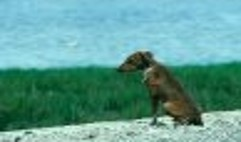
#> input picture 计算机科学与信息技术/机器学习项目实践/作业2/T1.png, 241 x 142 px
$ python T1.py
#> lines starting #> are read from the running program, lines starting #| are printed output that depends on the picture
import cv2
import numpy as np
from sklearn.cluster import KMeans
import matplotlib.pyplot as plt

# 添加中文字体支持
plt.rcParams["font.sans-serif"] = ["Arial Unicode MS"]  # MacOS 的中文字体
plt.rcParams["axes.unicode_minus"] = False  # 解决负号显示问题

# --- 参数 ---
image_path = "T1.png"  # 替换为你的图片路径
k = 5  # 聚类的数量

# --- 加载图像 ---
# 使用 OpenCV 加载图像 (默认 BGR 格式)
img = cv2.imread(image_path)
#> img is the input picture: shape (142, 241, 3); mean B, G, R 147.8, 156.6, 95.7

# 检查图像是否成功加载
if img is None:
    print(f"错误：无法加载图像: {image_path}")
else:
    print(f"图像加载成功，尺寸: {img.shape}")  # (height, width, channels)
#| 图像加载成功，尺寸: (142, 241, 3)

    # --- 图像预处理 ---
    # 将图像从 BGR 转换为 RGB (可选，但 Matplotlib 显示时更直观)
    img_rgb = cv2.cvtColor(img, cv2.COLOR_BGR2RGB)

    # 将图像数据从 (height, width, channels) 变形为 (height * width, channels)
    # K-Means 需要一个二维数组，其中每一行是一个样本（像素），每一列是一个特征（颜色通道）
    pixel_values = img_rgb.reshape((-1, 3))

    # 将数据类型转换为 float32，K-Means 通常需要浮点数
    pixel_values = np.float32(pixel_values)

    # --- K-Means 聚类 ---
    # 定义 K-Means 模型
    # n_clusters: 指定聚类数量 (K)
    # n_init: 算法使用不同质心种子运行的次数。最终结果将是 inertia 最低的那个。
    #         设为 'auto' 或一个大于 1 的整数（如 10）来运行多次。
    # random_state: 为了结果可复现，可以设置一个随机种子
    kmeans = KMeans(n_clusters=k, n_init=20, random_state=50, max_iter=300)

    # 拟合模型
    print("开始 K-Means 聚类...")
    kmeans.fit(pixel_values)
    print("聚类完成.")

    # 获取聚类中心（每个簇的平均颜色）和每个像素的标签（属于哪个簇）
    centers = kmeans.cluster_centers_
    labels = kmeans.labels_

    # --- 重建分割后的图像 ---
    # 将聚类中心（浮点数）转换回 uint8 整数类型
    centers = np.uint8(centers)

    # 根据每个像素的标签，用其对应的聚类中心颜色替换原始像素颜色
    segmented_image_flat = centers[labels.flatten()]

    # 将一维数组重新变形回原始图像的形状 (height, width, channels)
    segmented_image = segmented_image_flat.reshape(img_rgb.shape)

    # --- 显示结果 ---
    plt.figure(figsize=(10, 5))

    plt.subplot(1, 2, 1)
    plt.imshow(img_rgb)
    plt.title("原始图像")
    plt.axis("off")

    plt.subplot(1, 2, 2)
    plt.imshow(segmented_image)
    plt.title(f"分割后图像 (K={k})")
    plt.axis("off")

    plt.tight_layout()
    plt.show()
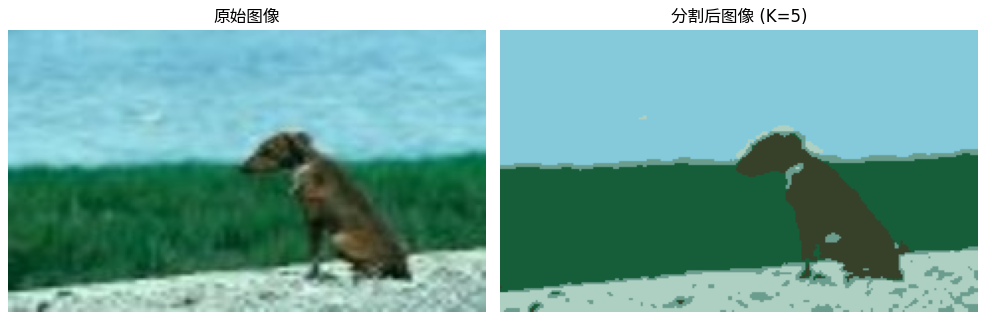
#> figure drawn by matplotlib, 2 panels

    # --- (可选) 保存分割后的图像 ---
    # 需要将 RGB 转回 BGR 才能用 cv2.imwrite 正确保存
    # segmented_image_bgr = cv2.cvtColor(segmented_image, cv2.COLOR_RGB2BGR)
    # cv2.imwrite(f'segmented_k{k}.png', segmented_image_bgr)
    # print(f"分割后的图像已保存为 segmented_k{k}.png")

$ run again, with 计算机科学与信息技术/机器学习项目实践/作业2/T2.png copied over 计算机科学与信息技术/机器学习项目实践/作业2/T1.png
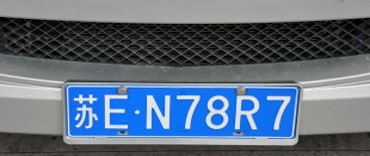
#> input picture 计算机科学与信息技术/机器学习项目实践/作业2/T2.png, 370 x 156 px
#> img is the input picture: shape (156, 370, 3); mean B, G, R 126, 108.3, 93.4
#| 图像加载成功，尺寸: (156, 370, 3)
#> `plt.show()`:
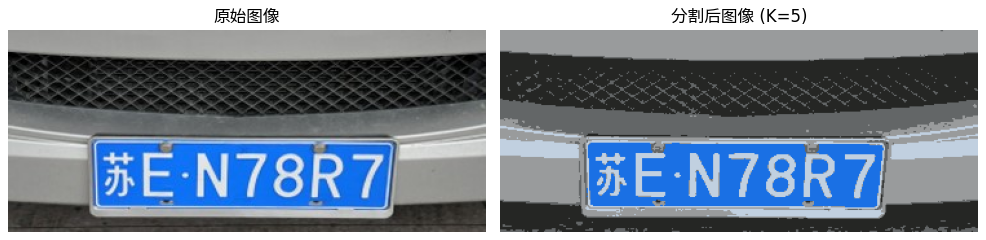
#> figure drawn by matplotlib, 2 panels
